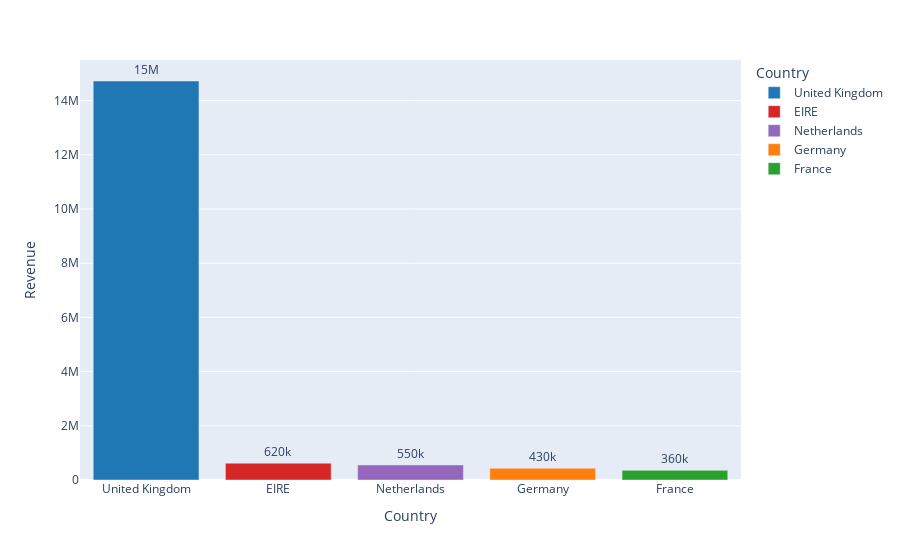

Notebook code cell kept with this figure:
### Markdown cell above
### Custom Colors and Palettes

### Code cell
color_map = {
    'United Kingdom': '#1f77b4',
    'Germany': '#ff7f0e',
    'France': '#2ca02c',
    'EIRE': '#d62728',
    'Netherlands': '#9467bd'
}

fig = px.bar(top_countries.head(5),
             x='Country', y='Revenue',
             text='Revenue',
             color='Country',
             color_discrete_map=color_map) # this will map colours to the Country names

fig.update_traces(texttemplate='%{text:.2s}', textposition='outside')
fig.show()

### Figure 1 — Plotly figure (JSON) as saved in the notebook; plotly's stock layout.template omitted (floating-point values rounded to 4 significant figures)
{"data": [{"hovertemplate": "Country=%{x}<br>Revenue=%{text}<extra></extra>", "legendgroup": "United Kingdom", "marker": {"color": "#1f77b4", "pattern": {"shape": ""}}, "name": "United Kingdom", "orientation": "v", "showlegend": true, "text": [14720000.0], "textposition": "outside", "texttemplate": "%{text:.2s}", "type": "bar", "x": ["United Kingdom"], "xaxis": "x", "y": [14720000.0], "yaxis": "y"}, {"hovertemplate": "Country=%{x}<br>Revenue=%{text}<extra></extra>", "legendgroup": "EIRE", "marker": {"color": "#d62728", "pattern": {"shape": ""}}, "name": "EIRE", "orientation": "v", "showlegend": true, "text": [621600.0], "textposition": "outside", "texttemplate": "%{text:.2s}", "type": "bar", "x": ["EIRE"], "xaxis": "x", "y": [621600.0], "yaxis": "y"}, {"hovertemplate": "Country=%{x}<br>Revenue=%{text}<extra></extra>", "legendgroup": "Netherlands", "marker": {"color": "#9467bd", "pattern": {"shape": ""}}, "name": "Netherlands", "orientation": "v", "showlegend": true, "text": [554200.0], "textposition": "outside", "texttemplate": "%{text:.2s}", "type": "bar", "x": ["Netherlands"], "xaxis": "x", "y": [554200.0], "yaxis": "y"}, {"hovertemplate": "Country=%{x}<br>Revenue=%{text}<extra></extra>", "legendgroup": "Germany", "marker": {"color": "#ff7f0e", "pattern": {"shape": ""}}, "name": "Germany", "orientation": "v", "showlegend": true, "text": [431300.0], "textposition": "outside", "texttemplate": "%{text:.2s}", "type": "bar", "x": ["Germany"], "xaxis": "x", "y": [431300.0], "yaxis": "y"}, {"hovertemplate": "Country=%{x}<br>Revenue=%{text}<extra></extra>", "legendgroup": "France", "marker": {"color": "#2ca02c", "pattern": {"shape": ""}}, "name": "France", "orientation": "v", "showlegend": true, "text": [355300.0], "textposition": "outside", "texttemplate": "%{text:.2s}", "type": "bar", "x": ["France"], "xaxis": "x", "y": [355300.0], "yaxis": "y"}], "layout": {"barmode": "relative", "legend": {"title": {"text": "Country"}, "tracegroupgap": 0}, "margin": {"t": 60}, "xaxis": {"anchor": "y", "categoryarray": ["United Kingdom", "EIRE", "Netherlands", "Germany", "France"], "categoryorder": "array", "domain": [0, 1], "title": {"text": "Country"}}, "yaxis": {"anchor": "x", "domain": [0, 1], "title": {"text": "Revenue"}}}}
